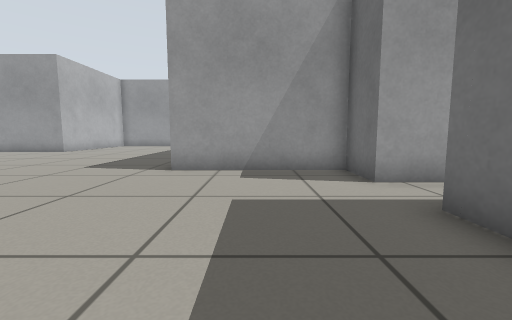
[1] (above)

16 first-person views from a walk through a robot-simulator world made for Gazebo. The camera is 0.5 m above the floor, tilts 6° down and sees 90° across. The floor is counted in squares, 0.5 m on a side. Each view is taken from the middle of a square. On the plan, view 1 faces up. The plan holds only what a view shows up to about 11 squares ahead; the rest is blank. The place goes on beyond the plan. The robots in the file are not drawn.

[2]
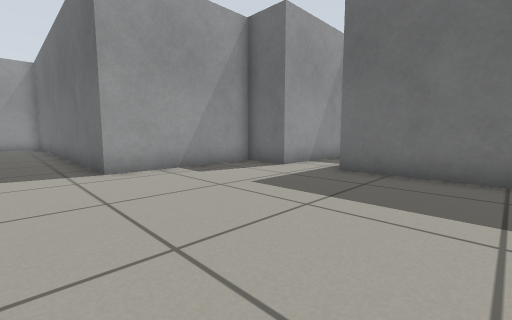

[3]
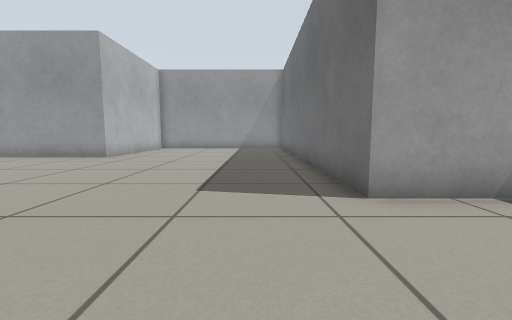

[4]
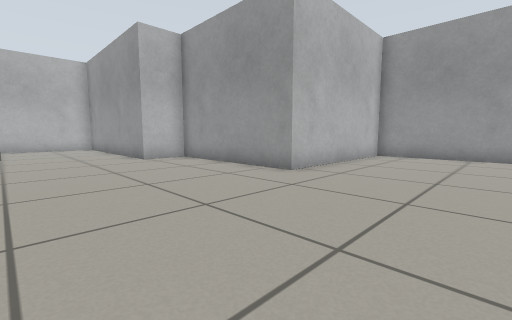

[5]
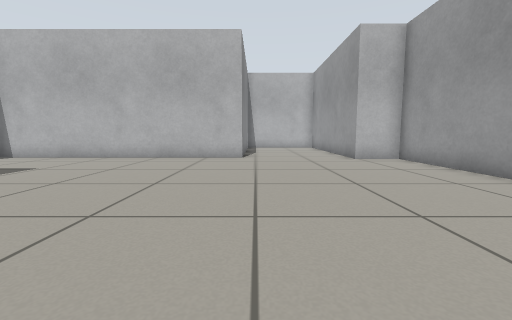

[6]
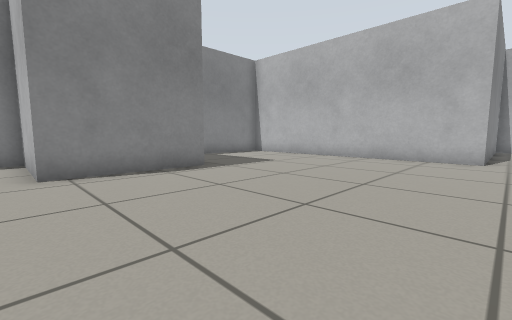

[7]
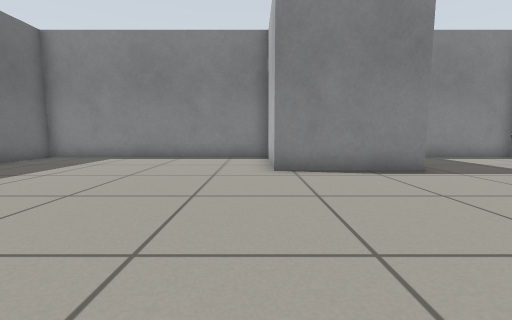

[8]
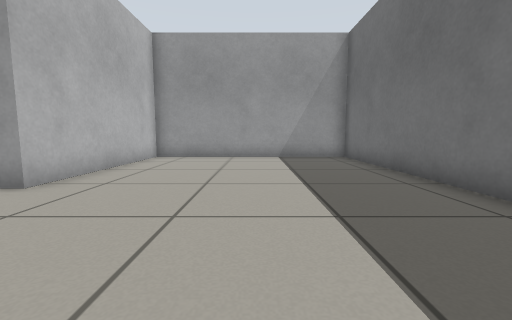

[9]
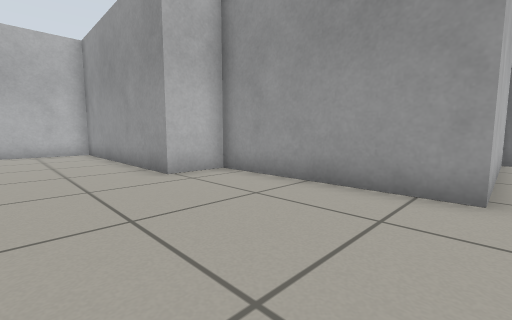

[10]
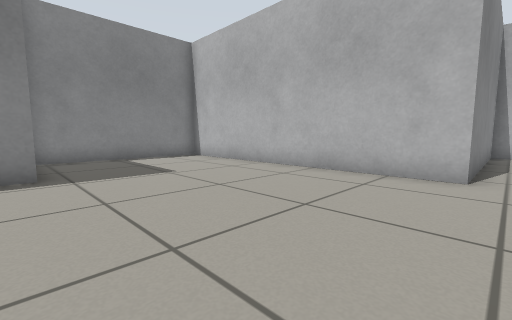

[11]
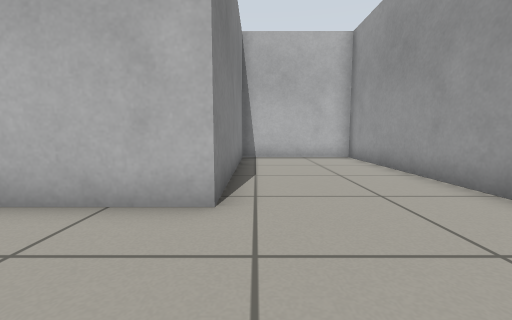

[12]
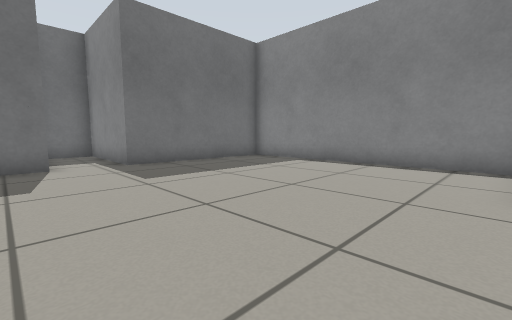

[13]
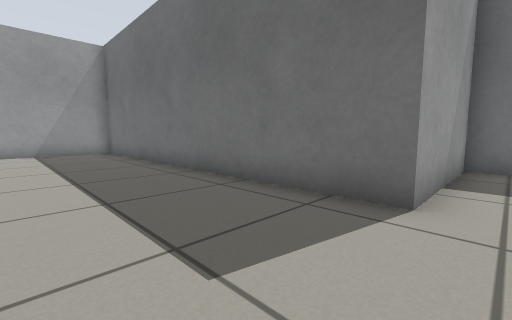

[14]
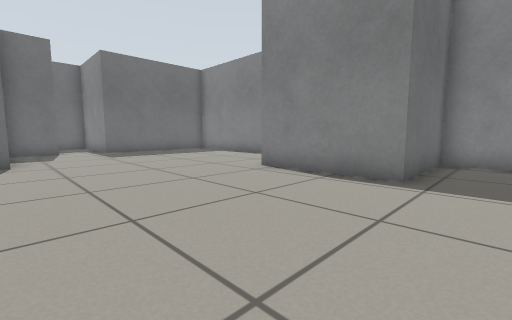

[15]
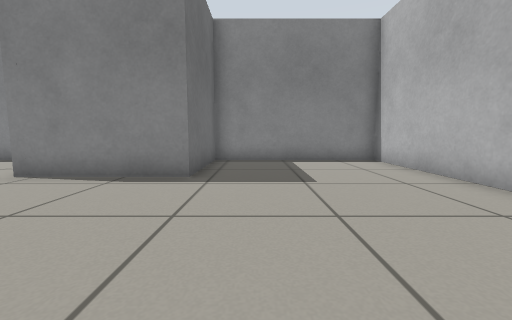

[16]
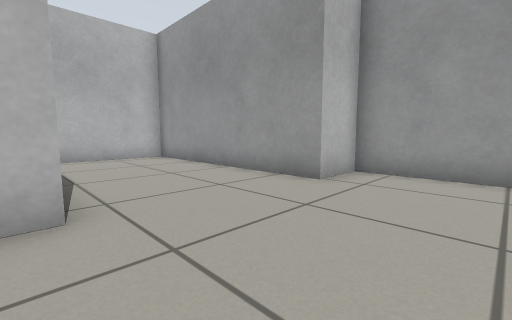

### Floor plan
Points are (right, up) in squares from view 1. A wall is a line through its corners. A room is listed if a view was taken in it or the views show most of it. See-through windows are left out.
Room 1 (views 1, 2, 3, 4, 5, 6, 7, 8, 9, 10, 11, 12, 13, 14, 15, 16)
walls: (6.2, 5.1) (2.4, 5.1) (2.4, 6.8) (-2.3, 6.8) (-2.3, 19.7) (-10.2, 19.7) (-10.2, 13.5) (-15.9, 13.5) (-15.9, 11.8) (-23.6, 11.8) (-23.6, 7.4) (-16.4, 7.4) (-16.4, -2.5) (-10.5, -2.5) (-10.5, 1.2) (-6.5, 1.2) (-6.5, -2.5) (2.4, -2.5) (2.4, 3.2) (6.6, 3.2) (6.6, 4.8)

Where each view was taken, in squares from view 1:
view 1: 0 up, 0 right, facing up
view 2: 0 up, 4 left, facing up-right
view 3: 3 up, 4 left, facing up
view 4: 8 up, 6 left, facing up-left
view 5: 8 up, 6 left, facing left
view 6: 8 up, 6 left, facing down-left
view 7: 8 up, 6 left, facing down
view 8: 9 up, 6 left, facing up
view 9: 9 up, 10 left, facing up-left
view 10: 8 up, 10 left, facing down-left
view 11: 8 up, 13 left, facing left
view 12: 6 up, 6 left, facing down-right
view 13: 6 up, 6 left, facing up-right
view 14: 7 up, 12 left, facing down-right
view 15: 7 up, 12 left, facing down
view 16: 7 up, 13 left, facing up-left
